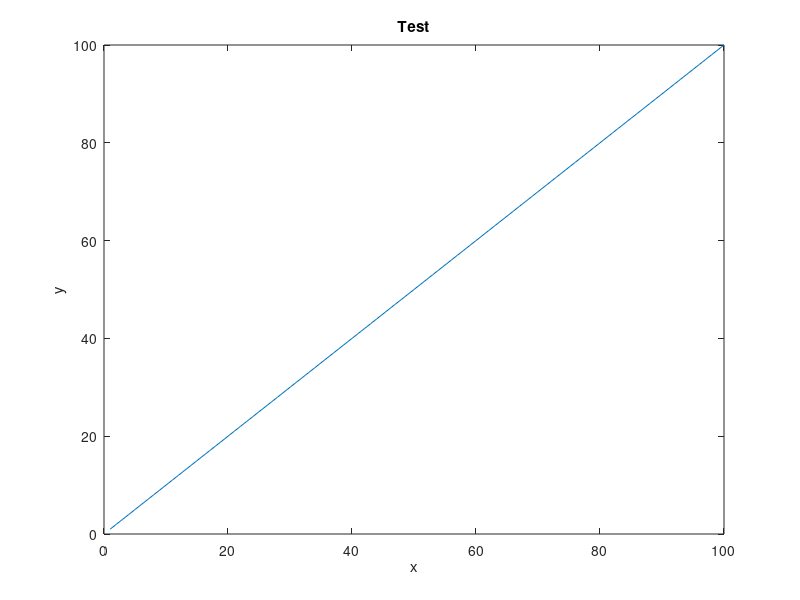

The MATLAB script that drew this image:
%% Initial repo test
% Created by: Andy Harrison
% On: 6/18/2018

clear, clc

% Plot
figure
plot(linspace(1, 100))
xlabel('x')
ylabel('y')
title('Test')